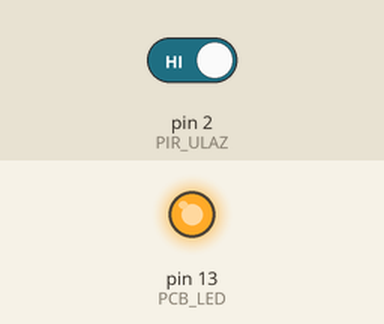
Bench run of a sketch on a simulated Arduino Uno, built with avr-gcc and run on an emulated ATmega328P. On the bench: output pins drawn as LEDs (lit = HIGH). The inputs (shaded band) are chosen by the test bench; at power-on: pin 2 (PIR_ULAZ) HIGH.

Above: at 0.1 s.
At 31.0 s:
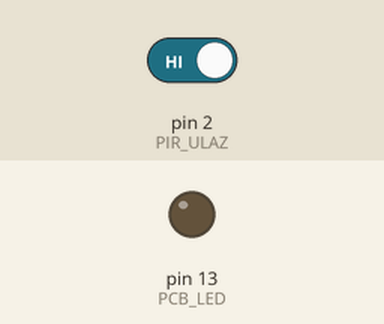
Timing chart, 0 to 32.5 s (numbered marks = the images above):
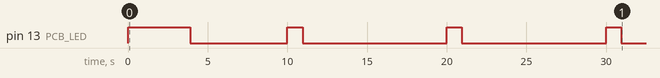

Measured:
- by itself, pin 13 (PCB_LED): LOW → HIGH at 0.00 s, → LOW 3.9 s later, → HIGH 6.1 s later, → LOW 0.95 s later, … (8 changes in this stretch)

The sketch:

PIR_Terasa_433_10102016.ino
```cpp
/*
    Program za slanje signala prisustva osobe na dvoristu
    sa PIR senzora putem veze 433Mhz

    Senzor salje kodove ON: 123451   ;  OFF: 123450
    Senzor takodje salje stanje senzora na svakih 15 sekundi !

    Kontakt relea sa PIR senzora vezan je izmedju ulaza D2 i GND
    TX izlaz je pin A0
    Led dioda (pin 13) trepne svaki put pti prenosu signala

  Example for different sending methods
  https://github.com/sui77/rc-switch/

*/

#include <RCSwitch.h>

#define PIR_ULAZ   2   // D2 je ulaz za pir senzor (prema GND)
#define TX_IZLAZ   A0
#define PCB_LED    13

int pirNovo;
int pirStaro;

long lastMsg  = 0;
int  value    = 0;

RCSwitch mySwitch = RCSwitch();

void setup() {

  pinMode(PIR_ULAZ, INPUT_PULLUP);
  pinMode(PCB_LED, OUTPUT);

  Serial.begin(9600);

  mySwitch.enableTransmit(TX_IZLAZ);

  // Optional set pulse length.
  // mySwitch.setPulseLength(320);

  // Optional set protocol (default is 1, will work for most outlets)
     mySwitch.setProtocol(1);

  // Optional set number of transmission repetitions.
  // mySwitch.setRepeatTransmit(15);

}

void loop() {

  pirNovo = digitalRead(PIR_ULAZ);

if ( pirStaro != pirNovo ) {    //  Slanje ukoliko se neko iznenada pojavi

    if ( pirNovo == 0)  {       //Kada je svetlo ukljuceno posalji 2 uzastopna koda

    digitalWrite(PCB_LED, HIGH);
    mySwitch.send(123451, 24);   // IMA NEKOG
    delay(2000);
    mySwitch.send(123451, 24);
    delay(1000);
    digitalWrite(PCB_LED, LOW);
          }
          else {
    digitalWrite(PCB_LED, HIGH);
    mySwitch.send(123450, 24);    // NEMA NIKOG
    delay(2000);
    mySwitch.send(123450, 24);
    delay(1000);
    digitalWrite(PCB_LED, LOW);
               }
}
  pirStaro = pirNovo;

         // Redovno slanje stanja senzora na nekoliko minuta

 long now = millis();
     if (now - lastMsg > 10000) {
      lastMsg = now;
       ++value;

  if ( pirNovo == 0)  {       //Kada je svetlo ukljuceno posalji 2 uzastopna koda

    digitalWrite(PCB_LED, HIGH);
    mySwitch.send(123451, 24);   // IMA NEKOG
    delay(500);
    digitalWrite(PCB_LED, LOW);
          }
          else {
    digitalWrite(PCB_LED, HIGH);
    mySwitch.send(123450, 24);    // NEMA NIKOG
    delay(500);
    digitalWrite(PCB_LED, LOW);
               }

  }


  /* See Example: TypeA_WithDIPSwitches */
 // mywitch.switchOn("11111", "00010");
 // delay(1000);
 // mySwitch.switchOn("11111", "00010");
 // delay(1000);


  /* Same switch as above, but using binary code */
  // mySwitch.send("000000000001010100010001");
  //  delay(1000);
  //  mySwitch.send("000000000001010100010100");
  //  delay(1000);

  /* Same switch as above, but tri-state code */
  // mySwitch.sendTriState("00000FFF0F0F");
  // delay(1000);
  // mySwitch.sendTriState("00000FFF0FF0");
  // delay(1000);

  // delay(500);
}
```
